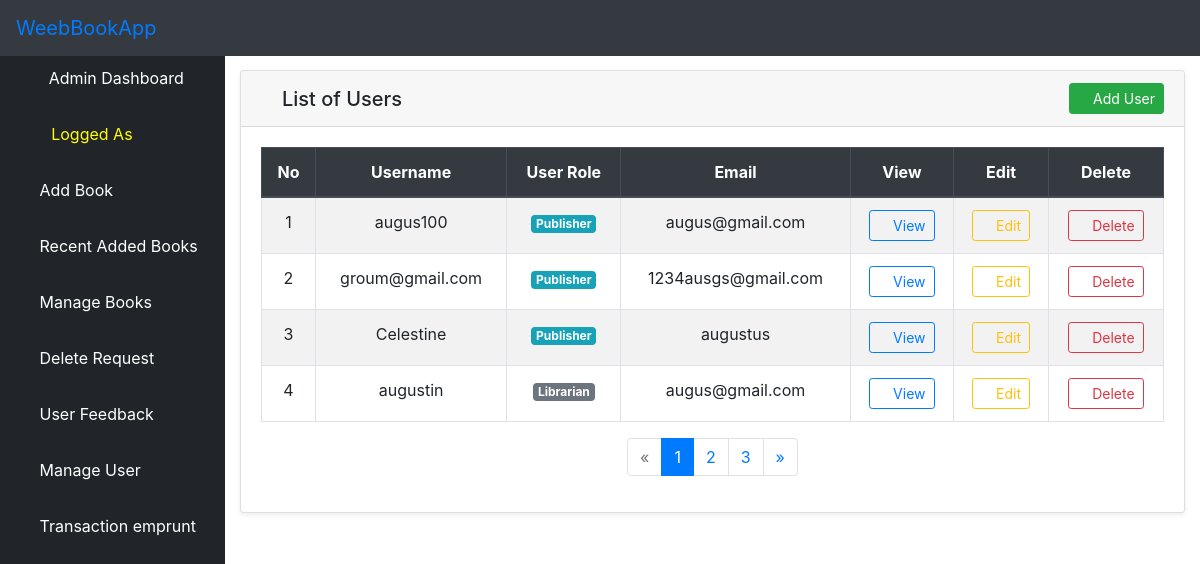
The app's page /aluser/, older data.
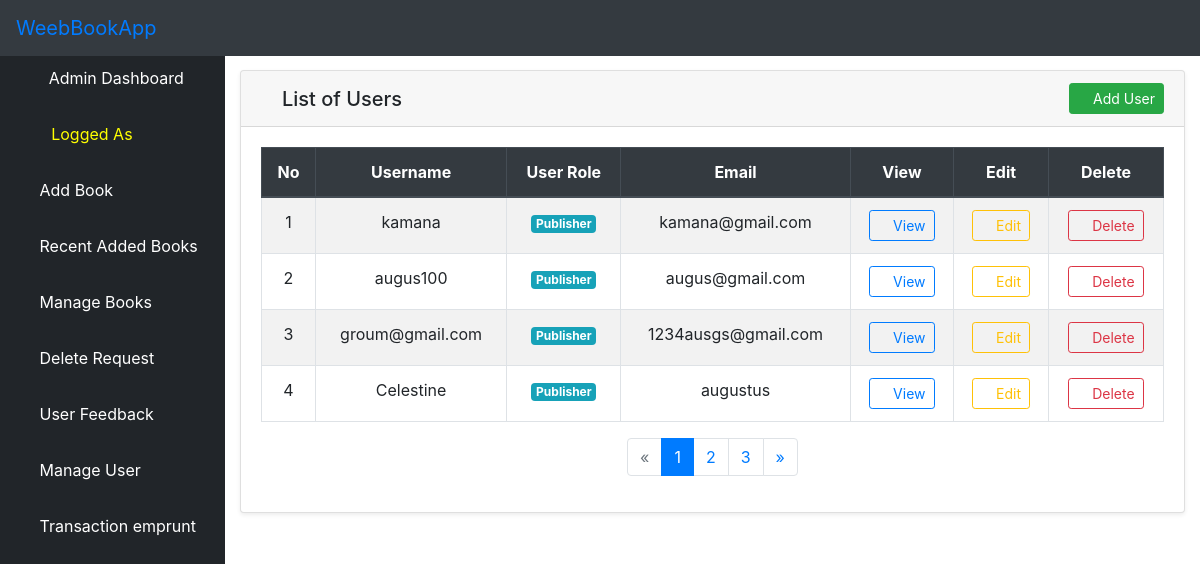
The same page, newer data.
### bookstore/models.py (models this page shows, shortened)
class User(AbstractUser):
    is_admin = models.BooleanField(default=False)
    is_publisher = models.BooleanField(default=False)
    is_librarian = models.BooleanField(default=False)
    class Meta:
        swappable = 'AUTH_USER_MODEL'

### bookstore/views.py (the view)
# urls.py: path('aluser/', views.ListUserView.as_view(), name='aluser'),
class ListUserView(generic.ListView):
    model = User
    template_name = 'dashboard/list_users.html'
    context_object_name = 'users'
    paginate_by = 4
    def get_queryset(self):
        return User.objects.order_by('-id')

### bookstore/templates/dashboard/list_users.html (shortened to what the changed rows need)
{% extends 'dashboard/base.html' %}
{% block body %}
<div class="container-fluid">
  <div class="row" style="padding-top: 20px;">
    <div class="col-12">
      <div class="card mb-4 shadow-sm">
        <div class="card-body">
          <div class="table-responsive">
            <table class="table table-striped table-hover table-bordered" id="dataTable" width="100%">
              <thead class="thead-dark text-center">
                <tr>
                  <th>No</th>
                  <th>Username</th>
                  <th>User Role</th>
                  <th>Email</th>
                  <th>View</th>
                  <th>Edit</th>
                  <th>Delete</th>
                </tr>
              </thead>
              <tbody>
                {% if users %}
                  {% for user in users %}
                    <tr class="text-center">
                      <td>{{ forloop.counter }}</td>
                      <td>{{ user.username }}</td>
                      <td>
                        {% if user.is_publisher %}
                          <span class="badge badge-info">Publisher</span>
                        {% elif user.is_admin %}
                          <span class="badge badge-danger">Admin</span>
                        {% else %}
                          <span class="badge badge-secondary">Librarian</span>
                        {% endif %}
                      </td>
                      <td>{{ user.email }}</td>
                      <td>
                        <a href="{% url 'alvuser' user.pk %}" class="btn btn-sm btn-outline-primary">
                          <i class="fas fa-eye"></i> View
                        </a>
                      </td>
                      <td>
                        <a href="{% url 'aeuser' user.pk %}" class="btn btn-sm btn-outline-warning">
                          <i class="fas fa-edit"></i> Edit
                        </a>
                      </td>
                      <td>
                        <a href="{% url 'aduser' user.pk %}" class="btn btn-sm btn-outline-danger" onclick="return confirm('Are you sure you want to delete this user?');">
                          <i class="fas fa-trash"></i> Delete
                        </a>
                      </td>
                    </tr>
                  {% endfor %}
                {% else %}
                  <tr>
                    <td colspan="7" class="text-center text-muted">No users found</td>
                  </tr>
                {% endif %}
              </tbody>
            </table>
          </div>
          {% if is_paginated %}
            <nav aria-label="Page navigation">
              <ul class="pagination justify-content-center">
                {% for i in paginator.page_range %}
                  {% if page_obj.number == i %}
                    <li class="page-item active"><span class="page-link">{{ i }}</span></li>
                  {% else %}
                    <li class="page-item"><a class="page-link" href="?page={{ i }}">{{ i }}</a></li>
                  {% endif %}
                {% endfor %}
              </ul>
            </nav>
          {% endif %}
        </div>
      </div>
    </div>
  </div>
</div>
{% endblock %}

Row changes from the older to the newer data that the page shows:
no longer on this page (row unchanged): User: username "augustin", is_publisher "Librarian", email "augus@gmail.com"
added User: username "kamana", is_publisher "Publisher", email "kamana@gmail.com"
